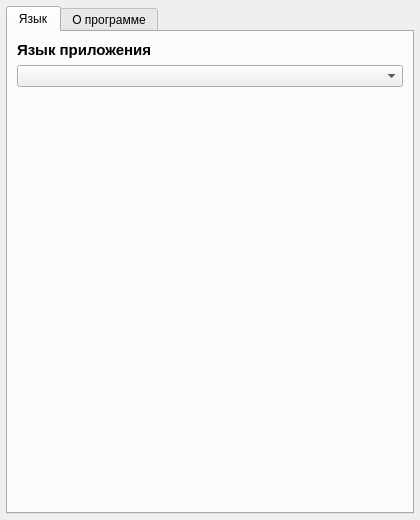
<?xml version="1.0" encoding="UTF-8"?>
<ui version="4.0">
 <class>Settings</class>
 <widget class="QMainWindow" name="Settings">
  <property name="geometry">
   <rect>
    <x>0</x>
    <y>0</y>
    <width>420</width>
    <height>520</height>
   </rect>
  </property>
  <property name="minimumSize">
   <size>
    <width>360</width>
    <height>440</height>
   </size>
  </property>
  <property name="windowTitle">
   <string>Настройки</string>
  </property>
  <widget class="QWidget" name="centralwidget">
   <layout class="QVBoxLayout" name="rootLayout">
    <property name="leftMargin">
     <number>6</number>
    </property>
    <property name="topMargin">
     <number>6</number>
    </property>
    <property name="rightMargin">
     <number>6</number>
    </property>
    <property name="bottomMargin">
     <number>6</number>
    </property>
    <item>
     <widget class="QTabWidget" name="tabWidget">
      <property name="currentIndex">
       <number>0</number>
      </property>
      <widget class="QWidget" name="langtab">
       <attribute name="title">
        <string>Язык</string>
       </attribute>
       <layout class="QVBoxLayout" name="langLayout">
        <item>
         <widget class="QLabel" name="label">
          <property name="font">
           <font>
            <pointsize>11</pointsize>
            <bold>true</bold>
           </font>
          </property>
          <property name="text">
           <string>Язык приложения</string>
          </property>
         </widget>
        </item>
        <item>
         <widget class="QComboBox" name="langselect"/>
        </item>
        <item>
         <spacer name="verticalSpacerLang">
          <property name="orientation">
           <enum>Qt::Orientation::Vertical</enum>
          </property>
          <property name="sizeHint" stdset="0">
           <size>
            <width>20</width>
            <height>40</height>
           </size>
          </property>
         </spacer>
        </item>
       </layout>
      </widget>
      <widget class="QWidget" name="about">
       <attribute name="title">
        <string>О программе</string>
       </attribute>
       <layout class="QVBoxLayout" name="aboutLayout">
        <item>
         <widget class="QLabel" name="label_2">
          <property name="font">
           <font>
            <pointsize>12</pointsize>
            <bold>true</bold>
           </font>
          </property>
          <property name="text">
           <string>Генератор деревьев</string>
          </property>
          <property name="alignment">
           <set>Qt::AlignmentFlag::AlignCenter</set>
          </property>
         </widget>
        </item>
        <item>
         <widget class="QLabel" name="label_3">
          <property name="text">
           <string>&lt;html&gt;&lt;head/&gt;&lt;body&gt;&lt;p&gt;Программа с открытым исходным кодом для процедурной генерации деревьев.&lt;br/&gt;Написана на Python (PyQt6, PyOpenGL, NumPy, Pillow, pyrr).&lt;br/&gt;&lt;br/&gt;Распространяется под MIT лицензией.&lt;/p&gt;&lt;/body&gt;&lt;/html&gt;</string>
          </property>
          <property name="alignment">
           <set>Qt::AlignmentFlag::AlignHCenter|Qt::AlignmentFlag::AlignTop</set>
          </property>
          <property name="wordWrap">
           <bool>true</bool>
          </property>
         </widget>
        </item>
        <item>
         <widget class="QCommandLinkButton" name="commandLinkButton">
          <property name="text">
           <string>GitHub проекта</string>
          </property>
         </widget>
        </item>
        <item>
         <widget class="QCommandLinkButton" name="commandLinkButton_2">
          <property name="text">
           <string>Itch.io проекта</string>
          </property>
         </widget>
        </item>
        <item>
         <widget class="QCommandLinkButton" name="commandLinkButton_3">
          <property name="text">
           <string>Telegram канал</string>
          </property>
         </widget>
        </item>
        <item>
         <spacer name="verticalSpacerAbout">
          <property name="orientation">
           <enum>Qt::Orientation::Vertical</enum>
          </property>
          <property name="sizeHint" stdset="0">
           <size>
            <width>20</width>
            <height>40</height>
           </size>
          </property>
         </spacer>
        </item>
        <item>
         <widget class="QLabel" name="label_4">
          <property name="text">
           <string>by: Хачапури dev</string>
          </property>
          <property name="alignment">
           <set>Qt::AlignmentFlag::AlignRight|Qt::AlignmentFlag::AlignTrailing|Qt::AlignmentFlag::AlignVCenter</set>
          </property>
         </widget>
        </item>
       </layout>
      </widget>
     </widget>
    </item>
   </layout>
  </widget>
 </widget>
 <resources/>
 <connections/>
</ui>
